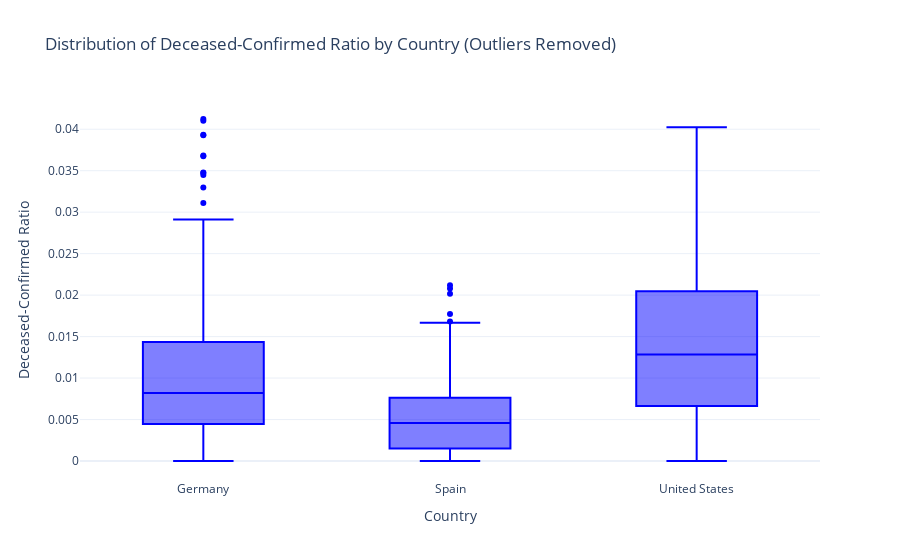

Here is the notebook cell this chart was saved with:
### Markdown cell above
5. How does the ratio of new deceased to new confirmed cases vary across countries and weeks?5

### Code cell
import plotly.express as px

# Step 1: Define a function to remove outliers using IQR
def remove_outliers_iqr(df, column):
    Q1 = df[column].quantile(0.25)  # 25th percentile
    Q3 = df[column].quantile(0.75)  # 75th percentile
    IQR = Q3 - Q1  # Interquartile Range
    lower_bound = Q1 - 1.5 * IQR
    upper_bound = Q3 + 1.5 * IQR
    return df[(df[column] >= lower_bound) & (df[column] <= upper_bound)]

# Step 2: Remove outliers for 'new_deceased_confirmed_ratio' for each country
filtered_df = df.groupby('country_name', group_keys=False).apply(
    lambda x: remove_outliers_iqr(x, 'new_deceased_confirmed_ratio')
)

# Step 3: Exclude 'Italy' from the DataFrame
filtered_df = filtered_df[filtered_df['country_name'] != 'Italy']

# Step 4: Re-plot the data
fig = px.box(filtered_df, x="country_name", y="new_deceased_confirmed_ratio",
             title="Distribution of Deceased-Confirmed Ratio by Country (Outliers Removed)",
             labels={"country_name": "Country", "new_deceased_confirmed_ratio": "Deceased-Confirmed Ratio"},
             template="plotly_white")
fig.update_traces(marker_color="blue")

fig.show()

### Figure 1 — Plotly figure (JSON) as saved in the notebook; plotly's stock layout.template omitted (floating-point values rounded to 4 significant figures; data arrays with more than 128 entries replaced by an {"elided": "..."} marker saying what was removed)
{"data": [{"alignmentgroup": "True", "hovertemplate": "Country=%{x}<br>Deceased-Confirmed Ratio=%{y}<extra></extra>", "legendgroup": "", "marker": {"color": "blue"}, "name": "", "notched": false, "offsetgroup": "", "orientation": "v", "showlegend": false, "type": "box", "x": {"elided": "338 str values"}, "x0": " ", "xaxis": "x", "y": {"elided": "338 float values"}, "y0": " ", "yaxis": "y"}], "layout": {"boxmode": "group", "legend": {"tracegroupgap": 0}, "title": {"text": "Distribution of Deceased-Confirmed Ratio by Country (Outliers Removed)"}, "xaxis": {"anchor": "y", "domain": [0, 1], "title": {"text": "Country"}}, "yaxis": {"anchor": "x", "domain": [0, 1], "title": {"text": "Deceased-Confirmed Ratio"}}}}
